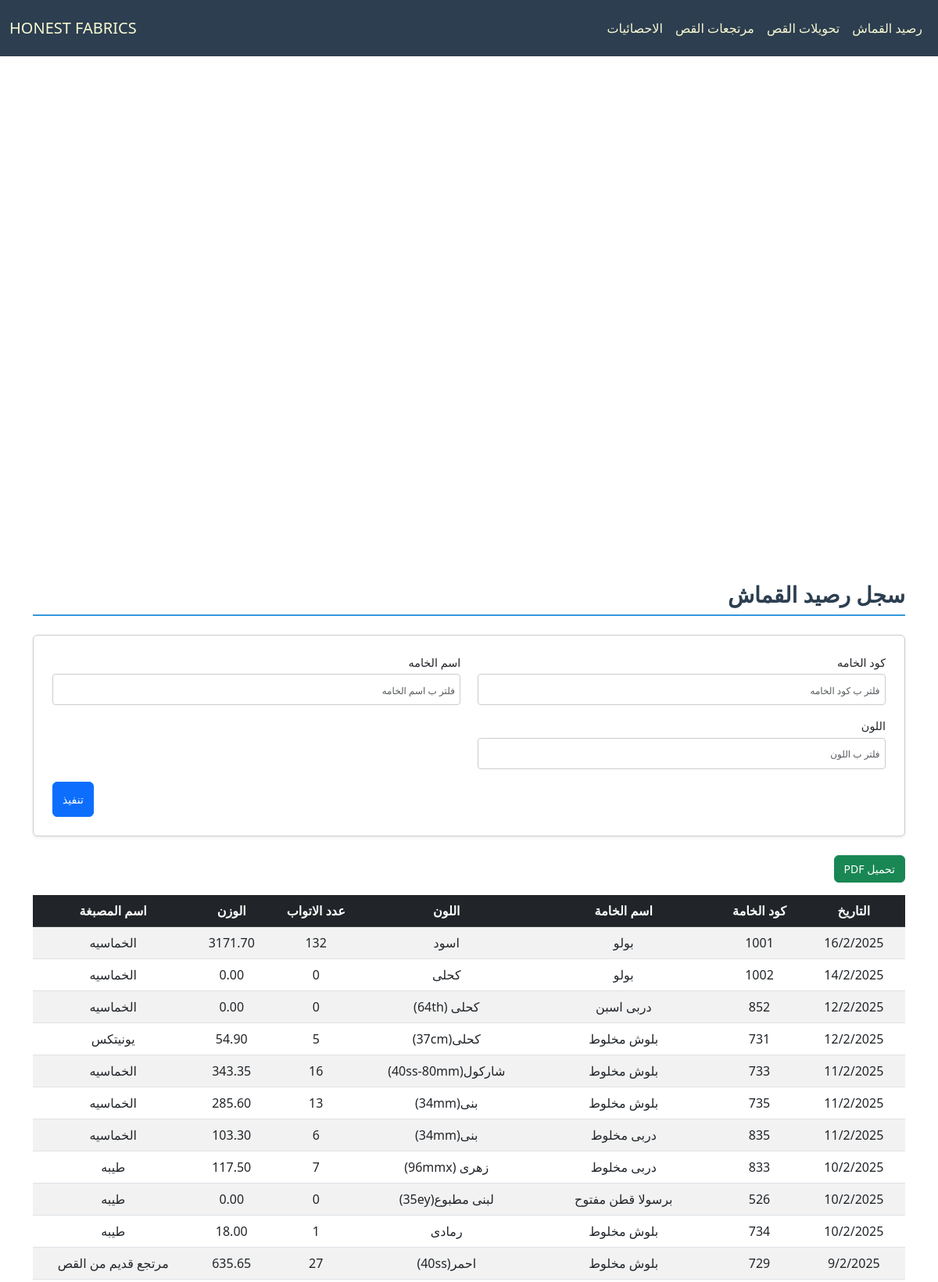
Screenshot of /cloth/ (upper part) with the database file from the repository.
### cloth/models.py (models this page shows, shortened)
class Base(models.Model):
    id = models.IntegerField(primary_key=True, verbose_name="الرمز")
    fabric_code = models.CharField(max_length=100, verbose_name="كود الخامه", db_index=True, null=True, blank=True)
    fabric_name = models.CharField(max_length=200, verbose_name="اسم الخامه", null=True, blank=True)
    color = models.CharField(max_length=100, verbose_name="اللون", null=True, blank=True)
    roll = models.PositiveIntegerField(verbose_name="عدد الاتواب", null=True, blank=True)
    weight = models.DecimalField(max_digits=10, decimal_places=2, verbose_name="الوزن", null=True, blank=True)
    date = models.CharField(max_length=100,verbose_name="التاريخ", null=True, blank=True)
    class Meta:
        abstract = True

class Fabric(Base):
    dyehouse_name = models.CharField(max_length=200, verbose_name="اسم المصبغة", null=True, blank=True)

### cloth/views.py (the view)
# urls.py: path('', FabricView.as_view(), name='fabric_view'),
class FabricView(FilterableListView):
    template_name = "cloth/balance.html"
    model = Fabric
    filter_fields = ['fabric_code', 'fabric_name', 'color']
    columns = ["التاريخ","كود الخامة","اسم الخامة","اللون","عدد الاتواب","الوزن","اسم المصبغة"]

### cloth/views.py (called while the page is built)
    def parse_date(self, date_str):
        try:
            normalized_date = date_str.replace("\\", "/")
            return datetime.strptime(normalized_date, "%d/%m/%Y")
        except (ValueError, AttributeError):
            return datetime.min

    def get_queryset(self):
        queryset = super().get_queryset()
        filters = Q()
        ordering = self.request.GET.get('order', 'desc')
        for field in self.filter_fields:
            filter_value = self.request.GET.get(field)
            if filter_value:
                filters &= Q(**{f"{field}__icontains": filter_value})
        filtered_queryset = queryset.filter(filters)
        models = list(filtered_queryset)
        models.sort(
            key=lambda x: self.parse_date(x.date) if x.date else datetime.min,
            reverse=(ordering == 'desc')
        )
        return models

    def get_context_data(self, **kwargs):
        context = super().get_context_data(**kwargs)
        update = Updates.objects.all().order_by('-date').first()
        context['update'] = localtime(update.date).strftime("%d/%m %I:%M %p") if update and update.date else None
        context['columns'] = self.columns
        model_meta = self.model._meta
        context['filter_fields'] = [
            {
                'field_name': field,
                'verbose_name': model_meta.get_field(field).verbose_name,
                'value': self.request.GET.get(field) or "",
            }
            for field in self.filter_fields
        ]
        return context

### cloth/templates/cloth/balance.html (shortened to what this page needs)
{% extends "cloth/layout.html" %}
{% load static %}
{% block home_page %}
<a class="navbar-brand" href="{% url 'fabric_view' %}">HONEST FABRICS</a>
{% endblock %}
{% block navbar_links_small %}
{% include "cloth/nav_links.html" %}
{% endblock %}
{% block body %}
    <h2 class="section-title pt-4">سجل رصيد القماش</h2>
    <form method="get" class="filter-form-flex mb-4 p-4 rounded shadow-sm">
        {% for filter_field in filter_fields %}
        <div class="form-group mb-3">
            <label for="filter_{{ forloop.counter }}" class="form-label">{{ filter_field.verbose_name }}</label>
            <input type="text" id="filter_{{ forloop.counter }}" name="{{ filter_field.field_name }}"
                   placeholder="فلتر ب {{ filter_field.verbose_name }}"
                   class="form-control"
                   value="{{ filter_field.value }}">
        </div>
        {% endfor %}
        <div class="submit-container">
            <button type="submit" class="btn btn-primary submit-btn">تنفيذ</button>
        </div>
    </form>
    <button onclick="generatePDF()" class="btn btn-success mb-3">تحميل PDF</button>
    <div style="overflow-y: auto; max-height: 70vh; position: relative;" class="table-responsive mb-4">
        <table id="data-table" class="table table-striped">
            <thead class="table-dark">
                <tr>
                    <th style="position: sticky; top: 0;" >التاريخ</th>
                    <th style="position: sticky; top: 0;" >كود الخامة</th>
                    <th style="position: sticky; top: 0;" >اسم الخامة</th>
                    <th style="position: sticky; top: 0;" >اللون</th>
                    <th style="position: sticky; top: 0;" >عدد الاتواب</th>
                    <th style="position: sticky; top: 0;" >الوزن</th>
                    <th style="position: sticky; top: 0;" >اسم المصبغة</th>
                </tr>
            </thead>
            <tbody>
                {% for model in models %}
                <tr>
                    <td>{{ model.date }}</td>
                    <td>{{ model.fabric_code }}</td>
                    <td>{{ model.fabric_name }}</td>
                    <td>{{ model.color }}</td>
                    <td>{{ model.roll }}</td>
                    <td>{{ model.weight }}</td>
                    <td>{{ model.dyehouse_name }}</td>
                </tr>
                {% empty %}
                <tr>
                    <td colspan="7" class="text-center">لا يوجد عناصر</td>
                </tr>
                {% endfor %}
            </tbody>
        </table>
    </div>
{% endblock body %}

### cloth/static/cloth/styles.css (style rules this page uses)
:root { --primary-color: #3498db; --light-blue: #3db1ff5e; --secondary-color: #2c3e50; --success-color: #2ecc71; --danger-color: #e74c3c; --warning-color: #f1c40f; --light-bg: #f8f9fa; --dark-bg: #343a40; --light-text: lightgoldenrodyellow; --golden-text: rgb(255, 255, 0); --border-color: #dee2e6; --white-color: #ffffff; }
*, *::before, *::after { box-sizing: border-box; }
ul, div { padding: 0; margin: 0; }
body { background-color: var(--light-bg); margin-top: 80px; margin-inline: 0; font-family: 'Segoe UI', Tahoma, Geneva, Verdana, sans-serif; line-height: 1.6; font-size: 16px; }
#navbar, #navbar a, #navbar-menu-body, #navbar-menu-body a { color: var(--light-text) !important; }
.section-title { color: var(--secondary-color); border-bottom: 2px solid var(--primary-color); padding-bottom: 0.5rem; margin-bottom: 1.5rem; font-weight: bold; }
.table { border-collapse: separate; border-spacing: 0; border-radius: 8px; width: 100%; }
.table th, .table td { text-align: center; vertical-align: middle; padding: 10px; }
.table-striped tbody tr:nth-of-type(odd) { background-color: var(--light-bg); }
.table-dark th { background-color: var(--secondary-color); color: var(--light-text); }
.table-responsive { overflow-x: auto; }
.table-responsive table th, .table-responsive table td { white-space: nowrap; min-width: fit-content; }
.table-responsive table { width: 100%; table-layout: auto; }
.filter-form-flex { display: flex; flex-wrap: wrap; padding: 1rem; border: 1px solid #ccc; border-radius: 8px; background-color: #fff; justify-content: space-between; column-gap: 2px; direction: rtl; }
.filter-form-flex .form-group { display: flex; flex-direction: column; margin-bottom: 5px; width: 49%; }
.filter-form-flex .form-label { font-size: 0.9rem; margin-bottom: 0.25rem; }
.filter-form-flex .form-control { border: 1px solid #ccc; border-radius: 4px; padding: 0.4rem; font-size: 0.9rem; }
.filter-form-flex input[type="text"], .filter-form-flex input[type="number"], .filter-form-flex input[type="date"] { width: 100%; height: 40px; }
.submit-container { display: flex; justify-content: flex-end; width: 100%; }
.filter-form-flex .submit-btn { width: auto; height: 45px; font-size: 1rem; }
@media (max-width: 1200px) { body { font-size: 15px; } }
@media (max-width: 1200px) { h4.section-title, h2 { font-size: 28px !important; } }
@media (max-width: 1200px) { p.lead, .oped_details_btn, .btn { font-size: 14px !important; } }
@media (max-width: 1200px) { ::placeholder { font-size: 12px !important; } }

### rows the page displays
Fabric: date "16/2/2025", fabric_code "1001", fabric_name "بولو", color "اسود", roll "132", weight "3171.70", dyehouse_name "الخماسيه"
Fabric: date "14/2/2025", fabric_code "1002", fabric_name "بولو", color "كحلى", roll "0", weight "0.00", dyehouse_name "الخماسيه"
Fabric: date "12/2/2025", fabric_code "852", fabric_name "دربى اسبن", color "كحلى (64th)", roll "0", weight "0.00", dyehouse_name "الخماسيه"
Fabric: date "12/2/2025", fabric_code "731", fabric_name "بلوش مخلوط", color "كحلى(37cm)", roll "5", weight "54.90", dyehouse_name "يونيتكس"
Fabric: date "11/2/2025", fabric_code "733", fabric_name "بلوش مخلوط", color "شاركول(40ss-80mm)", roll "16", weight "343.35", dyehouse_name "الخماسيه"
Fabric: date "11/2/2025", fabric_code "735", fabric_name "بلوش مخلوط", color "بنى(34mm)", roll "13", weight "285.60", dyehouse_name "الخماسيه"
Fabric: date "11/2/2025", fabric_code "835", fabric_name "دربى مخلوط", color "بنى(34mm)", roll "6", weight "103.30", dyehouse_name "الخماسيه"
Fabric: date "10/2/2025", fabric_code "833", fabric_name "دربى مخلوط", color "زهرى (96mmx)", roll "7", weight "117.50", dyehouse_name "طيبه"
Fabric: date "10/2/2025", fabric_code "526", fabric_name "برسولا قطن مفتوح", color "لبنى مطبوع(35ey)", roll "0", weight "0.00", dyehouse_name "طيبه"
Fabric: date "10/2/2025", fabric_code "734", fabric_name "بلوش مخلوط", color "رمادى", roll "1", weight "18.00", dyehouse_name "طيبه"
Fabric: date "9/2/2025", fabric_code "729", fabric_name "بلوش مخلوط", color "احمر(40ss)", roll "27", weight "635.65", dyehouse_name "مرتجع قديم من القص"

### other values shown
{{ filter_field.verbose_name }} "كود الخامه" "اسم الخامه" "اللون"
